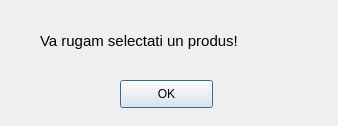
<?xml version="1.0" encoding="UTF-8"?>
<ui version="4.0">
 <class>Dialog</class>
 <widget class="QDialog" name="Dialog">
  <property name="geometry">
   <rect>
    <x>0</x>
    <y>0</y>
    <width>338</width>
    <height>126</height>
   </rect>
  </property>
  <property name="windowTitle">
   <string>Dialog</string>
  </property>
  <widget class="QLabel" name="lbl_pls_select">
   <property name="geometry">
    <rect>
     <x>40</x>
     <y>10</y>
     <width>271</width>
     <height>61</height>
    </rect>
   </property>
   <property name="font">
    <font>
     <pointsize>11</pointsize>
    </font>
   </property>
   <property name="text">
    <string>Va rugam selectati un produs!</string>
   </property>
  </widget>
  <widget class="QPushButton" name="btn_ok">
   <property name="geometry">
    <rect>
     <x>120</x>
     <y>80</y>
     <width>93</width>
     <height>28</height>
    </rect>
   </property>
   <property name="text">
    <string>OK</string>
   </property>
  </widget>
 </widget>
 <resources/>
 <connections/>
</ui>
